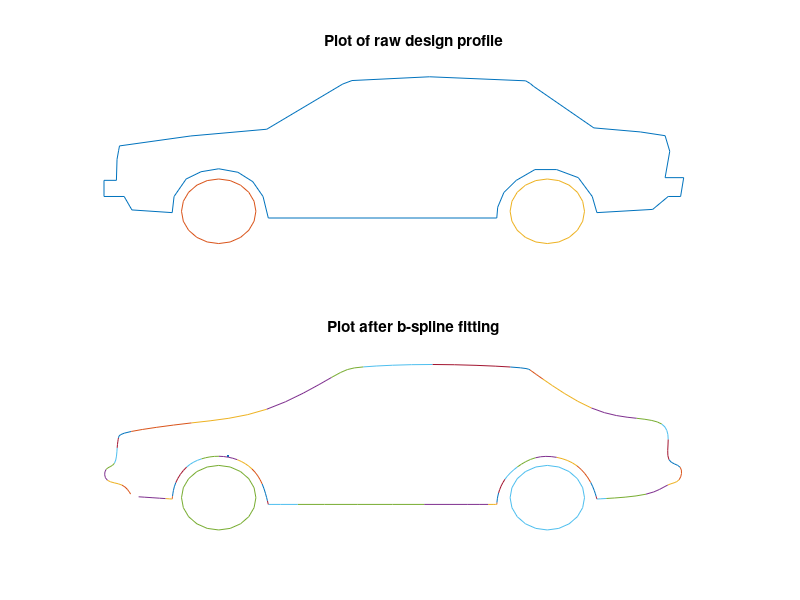

Recreate this plot in MATLAB.
% L9_5 same as f9_9 
% Copyright S. Nakamura, 1995
set(gcf, 'NumberTitle','off','Name', 'Figure 9.9; List 9.5')

clear;clf
load car_.dat
x=car_(:,1)';
y=car_(:,2)';
axis([-0,20,-2,10])
subplot(2,1,1)
hold on
plot(x,y)
dth=pi/10;
th=0:dth:2*pi;
xt=1.2*cos(th);
yt=1.2*sin(th);
plot(xt+3.7, yt+0.45)
plot(xt+14.3, yt+0.45)
title('Plot of raw design profile')
axis([-0,20,-0.9,6.0]); axis('off')
%disp 'Hit return to prot the profile after smoothing'
pause(3)
subplot(2,1,2)
hold on
m = length(y); plot([-1 4], [-1 2], '.');  
x=[x(1),x,x(m)];
y=[y(1),y,y(m)];
m=length(x);
t = 0:0.25:1; t2=t.^2; t3=t.^3;
for i=2:m-2
   yb = 1/6*((1-t).^3*y(i-1) + (3*t3-6*t2+4)*y(i) + ...
        (-3*t3 + 3*t2 + 3*t + 1)*y(i+1) + t3*y(i+2) );
   xb = 1/6*((1-t).^3*x(i-1) + (3*t3-6*t2+4)*x(i) +  ...
        (-3*t3 + 3*t2 + 3*t + 1)*x(i+1) + t3*x(i+2) );
   plot(xb,yb)
end
plot(xt+3.7, yt+0.45)
plot(xt+14.3, yt+0.45)
title('Plot after b-spline fitting')
axis([-0,20,-0.9,6.0]); axis('off')
